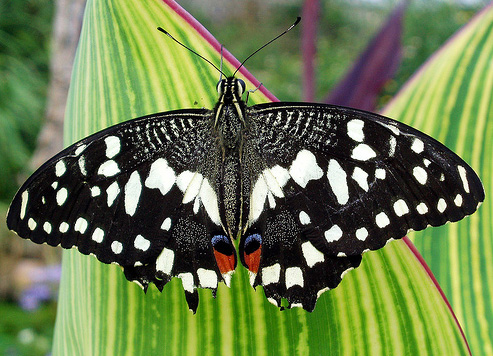
%> input picture matlab/data/butterfly.jpg, 493 x 356 px
$ octave main.m   (GNU Octave 9; MATLAB toolbox functions it lacks are replaced by stand-ins)
%> lines starting %> are read from the running program, lines starting %| are printed output that depends on the picture
### matlab/code/blob_detecter_1.m
function blob_detecter_1(img_path, sigma, num_of_scales, scale_factor, threshold)
%> called with img_path = '../data/butterfly.jpg', sigma = 2.5, num_of_scales = 5, scale_factor = 2, threshold = 0.005
    disp("Increasing the filter size: "+ img_path);
    %Load image
    im = imread(img_path);
%> im is the input picture: size 356x493x3 uint8; mean R, G, B 106.9, 123.5, 76.9

    %Convert to greyscale
    img = rgb2gray(im);
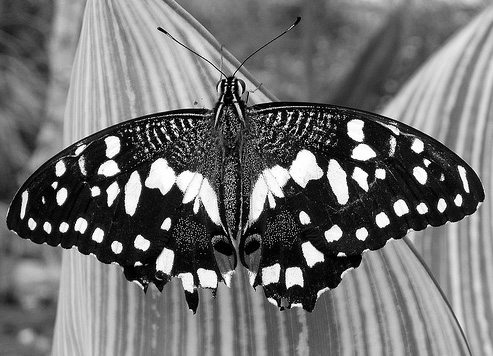
%> img: size 356x493 uint8; min 0, max 255, mean 113.3

    %Convert to double
    double_img = im2double(img);

    %Image size
    img_size = size(double_img);
%> img_size = [356 493]

    %Create scale space to hold the filter response
    scale_space = zeros(img_size(1), img_size(2),num_of_scales);

    tic
    %Apply scaled filters on the given image
    for i=1:num_of_scales
        scale_sigma = sigma * scale_factor^(i-1);
        LoG = createFilter(scale_sigma, 1);
        filter_response = extractFilterResponse(double_img , LoG);
        scale_space(:, :, i) = filter_response .^ 2;
    end
%> this loop made 5 passes
%> pass 3, in extractFilterResponse (call 3), `filterResponse = imfilter(img, LoG, 'replicate');`:
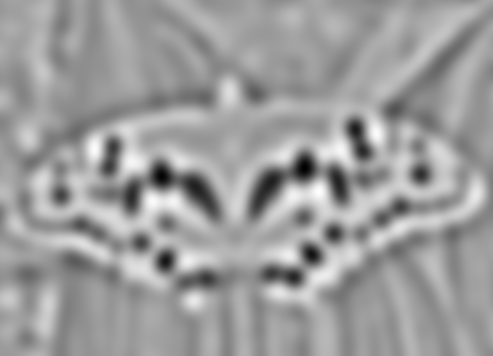
%> filterResponse: size 356x493 double; min -0.485, max 0.304, mean 0.00122; drawn with min black and max white
    toc

    %Scale space to save local maximum
    max_values = zeros(img_size(1), img_size(2), num_of_scales);
    for i=1:num_of_scales
        max_values(:, :, i) = ordfilt2(scale_space(:,:,i), 5^2, ones(5,5));
    end

    cols = [];
    rows = [];
    radiis = [];

    blobs = zeros(img_size(1), img_size(2), num_of_scales);
    %Perfor non maxima suppression after checking the threshold
    for i=1:img_size(1)
        for j=1:img_size(2)
             maxpixel = max(max_values(i,j,:));
             if maxpixel >= threshold
                blobs(i, j, :) = maxpixel;
             end
        end
    end
    blobs = blobs .* (blobs == scale_space);

    %Save pixel position for blob centre and the radii for visual
    for i=1:num_of_scales
        [row , col] = find(blobs(:,:,i));
        rows = [rows; row];
        cols = [cols; col];
        temp_radii = sigma * scale_factor.^(i-1) * sqrt(2);
        radii = repmat(temp_radii, [size(row,1), 1]);
        radiis = [radiis; radii];
    end
%> this loop made 5 passes
%> (row, col) on pass 5: ([330; 26; 304; 92; 1; 64; 131; 65; 188; 97], [1; 10; 81; 86; 105; 170; 227; 370; 429; 443])
%> after the loop, cols = 928 values, max 493 at index 823, min 1 at index 824, mean 271.3; radiis = 928 values from 3.54 to 56.57; rows = 928 values, max 356 at index 66, min 1 at index 98, mean 201

    show_all_circles(im, cols, rows, radiis, 'r', 1)

end

### matlab/code/extractFilterResponse.m
function [filterResponse] = extractFilterResponse(img, LoG)
%Using replicate filter method
%to avoid false blob detection at the outer pixels
    filterResponse = imfilter(img, LoG, 'replicate');

### matlab/code/show_all_circles.m
function show_all_circles(I, cx, cy, rad, color, ln_wid)
%> called with color = 'r', ln_wid = 1
%% I: image on top of which you want to display the circles
%% cx, cy: column vectors with x and y coordinates of circle centers
%% rad: column vector with radii of circles.
%% The sizes of cx, cy, and rad must all be the same
%% color: optional parameter specifying the color of the circles
%%        to be displayed (red by default)
%% ln_wid: line width of circles (optional, 1.5 by default

if nargin < 5
    color = 'r';
end

if nargin < 6
   ln_wid = 1.5;
end
imshow(I); hold on;

theta = 0:0.1:(2*pi+0.1);
cx1 = cx(:,ones(size(theta)));
cy1 = cy(:,ones(size(theta)));
rad1 = rad(:,ones(size(theta)));
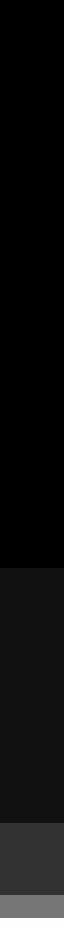
%> rad1: size 928x64 double; min 3.54, max 56.57, mean 6.5; drawn with min black and max white
theta = theta(ones(size(cx1,1),1),:);
X = cx1+cos(theta).*rad1;
Y = cy1+sin(theta).*rad1;
line(X', Y', 'Color', color, 'LineWidth', ln_wid);

title(sprintf('%d circles', size(cx,1)));

### matlab/code/blob_detecter_2.m
function blob_detecter_2(img_path, sigma, num_of_scales, scale_factor, threshold)
%> called with img_path = '../data/butterfly.jpg', sigma = 2.5, num_of_scales = 5, scale_factor = 2, threshold = 0.005
    disp("Downscaling the Image: "+ img_path);
    %Load image
    im = imread(img_path);

    %Convert to greyscale
    img = rgb2gray(im);

    %Convert to double
    double_img = im2double(img);

    %Image size
    img_size = size(double_img);

    %Create scale space to hold the filter response
    scale_space = zeros(img_size(1), img_size(2),num_of_scales);

    tic
    %Filter
    LoG = createFilter(sigma, 1);
    temp_img = double_img;
    for i=1:num_of_scales
        factor = scale_factor^(i-1);
        temp_img = imresize(double_img, 1/factor, 'bicubic');
        filerResponse = extractFilterResponse(temp_img , LoG);
        filerResponse = filerResponse .^ 2;
        scale_space(:, :, i) = imresize(filerResponse, size(double_img), 'bicubic');

    end
%> this loop made 5 passes
%> pass 1, in blob_detecter_2, `filerResponse = filerResponse .^ 2;`:
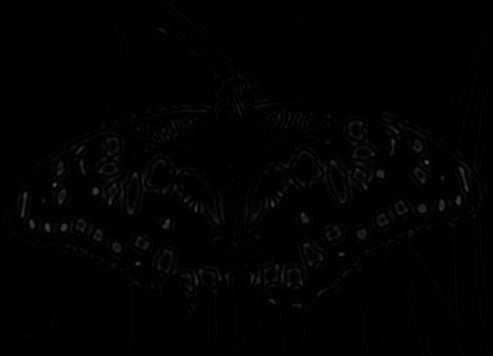
%> filerResponse: size 356x493 double; min 5.67e-15, max 0.321, mean 0.00679
    toc

    %Scale space to save local maximum
    max_values = zeros(img_size(1), img_size(2), num_of_scales);
    for i=1:num_of_scales
        max_values(:, :, i) = ordfilt2(scale_space(:,:,i), 5^2, ones(5,5));
    end

    cols = [];
    rows = [];
    radiis = [];
    blobs = zeros(img_size(1), img_size(2), num_of_scales);
    %Perfor non maxima suppression after checking the threshold
    for i=1:img_size(1)
        for j=1:img_size(2)
             maxpixel = max(max_values(i,j,:));
             if maxpixel >= threshold
                blobs(i, j, :) = maxpixel;
             end
        end
    end
    blobs = blobs .* (blobs == scale_space);

    %Save pixel position for blob centre and the radii for visual
    for i=1:num_of_scales
        [row , col] = find(blobs(:,:,i));
        rows = [rows; row];
        cols = [cols; col];
        temp_radii = sigma * scale_factor.^(i-1) * sqrt(2);
        radii = repmat(temp_radii, [size(row, 1), 1]);
        radiis = [radiis; radii];
    end
%> this loop made 5 passes
%> (row, col) on pass 5: ([22; 333; 303; 91; 66; 132; 1; 99; 187; 97; 259], [1; 1; 81; 88; 169; 229; 292; 347; 428; 444; 493])
%> after the loop, cols = 919 values, max 493 at index 809, min 1 at index 812, mean 270.2; radiis = 919 values from 3.54 to 56.57; rows = 919 values, max 356 at index 66, min 1 at index 98, mean 201.4

    show_all_circles(im, cols, rows, radiis, 'r', 1)
%> call 2 of show_all_circles, with color = 'r', ln_wid = 1
%> in show_all_circles (call 2), `X = cx1+cos(theta).*rad1;`:
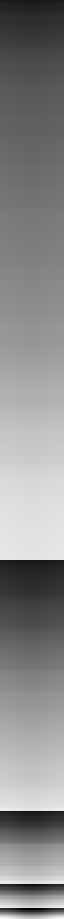
%> X: size 919x64 double; min -55.52, max 549.6, mean 270.4; drawn with min black and max white
%> in show_all_circles (call 2), `Y = cy1+sin(theta).*rad1;`:
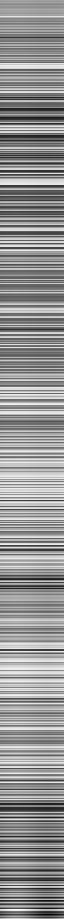
%> Y: size 919x64 double; min -55.56, max 389.5, mean 201.4; drawn with min black and max white

end

### matlab/code/createFilter.m
function [LoG] = createFilter(sigma, isNorm)
    filt_size =  2*ceil(3*sigma)+1;
    %Scale normalization in case of varying filter size
    if isNorm
        LoG = (sigma ^ 2) * fspecial('log', filt_size, sigma);
    else
    %Scale normalization is not needed when the filter size is constant
        LoG = fspecial('log', filt_size, sigma);
    end
end

### matlab/code/main.m
clear;
imName = {'butterfly.jpg','fishes.jpg','einstein.jpg','sunflowers.jpg', 'texture.jpg', 'choco.jpg', 'flamingo.jpg', 'cheet.jpg'};
test_name = {'blobs_butterfly.gif','blobs_fishes.gif','blobs_einstein.gif','blobs_sunflowers.gif'};

threshold = 0.005;
n = 5;
sigma = 2.5;
k = 2;

%Comparision
for i=1:size(imName, 2)
    im_path = strcat('../data/',imName{i});
    index = (i-1) * size(imName, 2);
    figure(i);
    subplot(2,2,1);
    imshow(im_path);
    title("Original Image");

    %Check if sample output of the image is given, if so display them too
    if i <= size(test_name, 2)
        test_path = strcat('../data/',test_name{i});
        subplot(2,2,2);
        imshow(test_path);
        title("Sample Blob");
    end

    subplot(2,2,3);
    blob_detecter_1(im_path, sigma, n, k, threshold);
    title("Increasing the filter size");

    subplot(2,2,4);
    blob_detecter_2(im_path, sigma, n, k, threshold);
    title("Downscaling the Image");
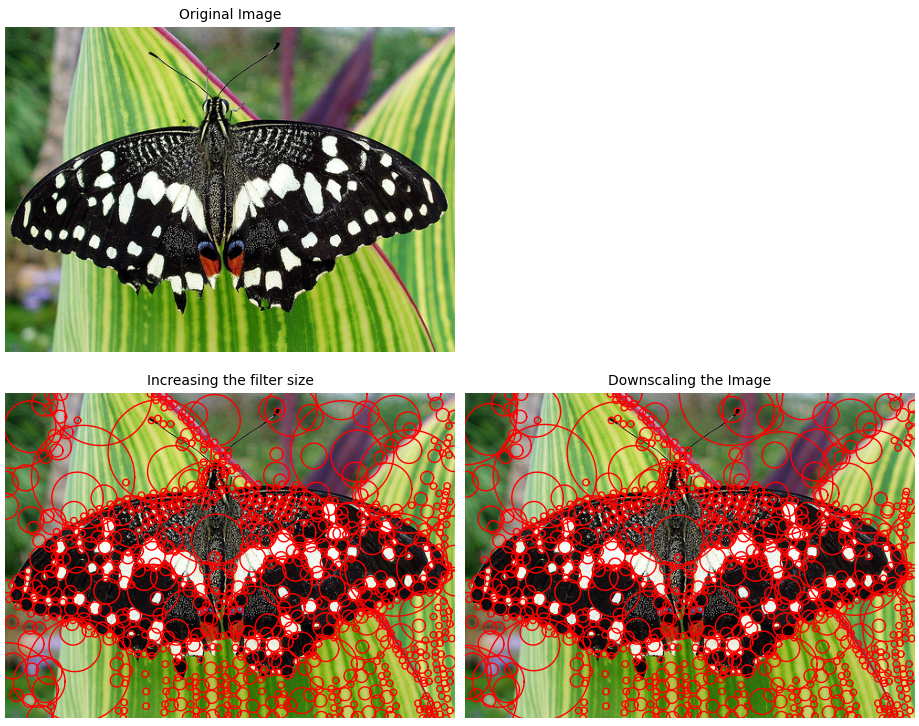
%> figure redrawn from the program's plot data, 3 panels
end
%> pass 2 of the loop `for i=1:size(imName, 2)`:
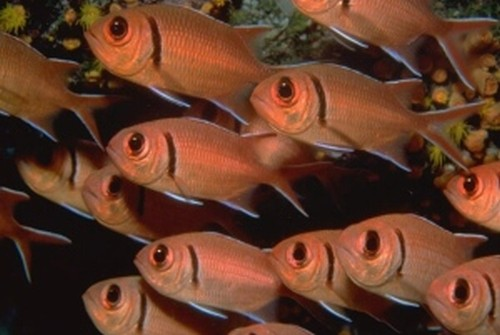
%> input picture matlab/data/fishes.jpg, 500 x 335 px
%> in blob_detecter_1, im is the input picture: size 335x500x3 uint8; mean R, G, B 100.6, 60, 40.9
%> in blob_detecter_1 (call 2), `img = rgb2gray(im);`:
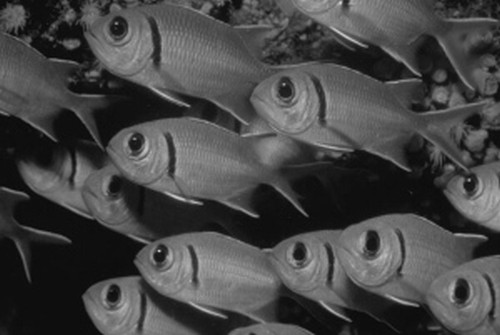
%> img: size 335x500 uint8; min 7, max 212, mean 70
%> double_img: size 335x500 double
%> (the run ends here)
